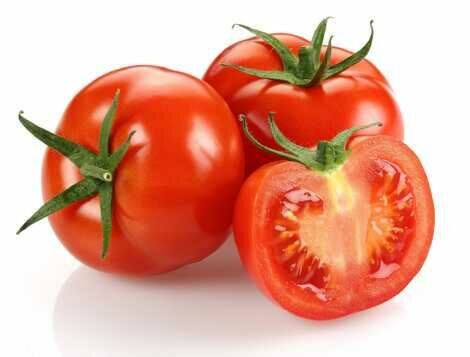
#> input picture tomato.jpeg, 470 x 357 px
$ jupyter execute 'Working with images and videos in OpenCV.ipynb'
#> lines starting #> are read from the running program, lines starting #| are printed output that depends on the picture
[cell 1]
import cv2
import matplotlib.pyplot as plt

[cell 2]
#to read image from disk,we use
#cv2.imread function,in below method,
img=cv2.imread("tomato.jpeg",cv2.IMREAD_COLOR)
#> img is the input picture: shape (357, 470, 3); mean B, G, R 145.8, 164.8, 226.4

[cell 3]
#Converting BGR color to RGB color format
RGB_img=cv2.cvtColor(img,cv2.COLOR_BGR2RGB)

[cell 4]
plt.imshow(RGB_img)

[cell 5]
#using cv2.imread() method
#using 0 to read image in grayscale mode
gray_img=cv2.imread('tomato.jpeg',0)
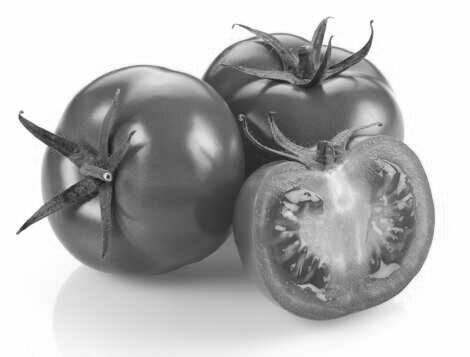
#> gray_img: shape (357, 470); min 18, max 255, mean 181.1

[cell 6]
filename='Gray_image.png'

[cell 7]
#using cv2.imwrite() method
#saving the image
cv2.imwrite(filename, gray_img)
#> Out = True

[cell 8]
#creating GUI window to display an image on screen
#first parameter is windows title(should be in string formate
#second parameter is image array
cv2.imshow("Original_image",img)

[cell 9]
cv2.imshow('gray_scale_img',gray_img)

[cell 10]
# To hold the window on screen, we use cv2.waitKey method
# Once it detected the close input, it will release the control
# To the next line
# First Parameter is for holding screen for specified milliseconds
# It should be positive integer. If 0 pass an parameter, then it will
# hold the screen until user close it.
cv2.waitKey(0)

[cell 11]
# It is for removing/deleting created GUI window from screen
# and memory
cv2.destroyAllWindows()

[cell 12]
# Create a VideoCapture object and read from input file
cap = cv2.VideoCapture('Sample.mp4')
# Check if camera opened successfully
if (cap.isOpened()== False):
    print("Error opening video file")
# Read until video is completed
while(cap.isOpened()):
# Capture frame-by-frame
    ret, frame = cap.read()
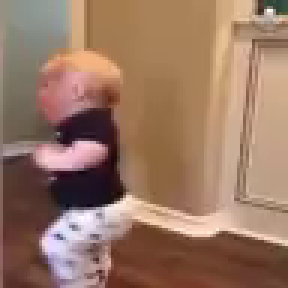
#> input picture frame 16 of Sample.mp4, 96 x 96 px (shown 3 times larger)
#> frame is the input picture: shape (96, 96, 3); mean B, G, R 99.5, 118.9, 152.8
    if ret == True:
    # Display the resulting frame
        cv2.imshow('Frame', frame)
    # Press Q on keyboard to exit
        if cv2.waitKey(25) & 0xFF == ord('q'):
#> (key q is pressed here)
            break
    # Break the loop
    else:
        break
# When everything done, release
# the video capture object
cap.release()
cv2.destroyAllWindows()
